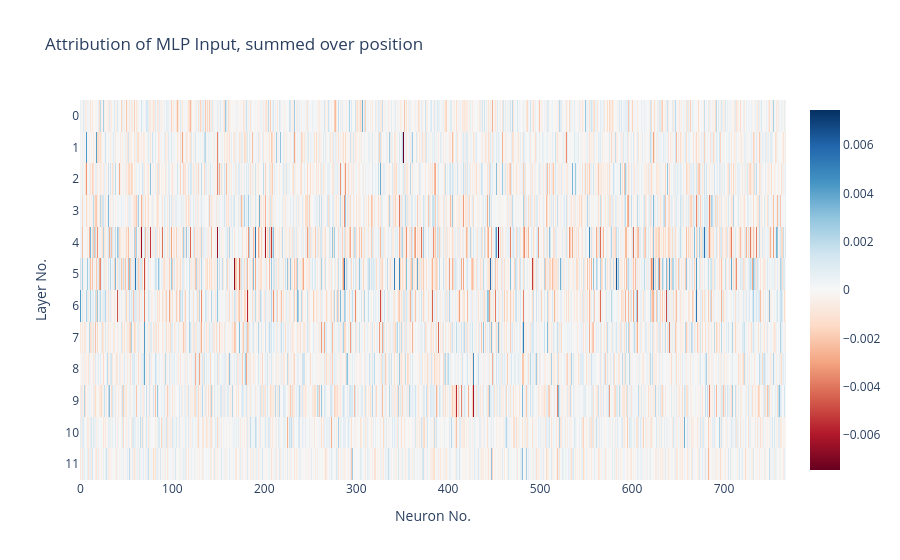
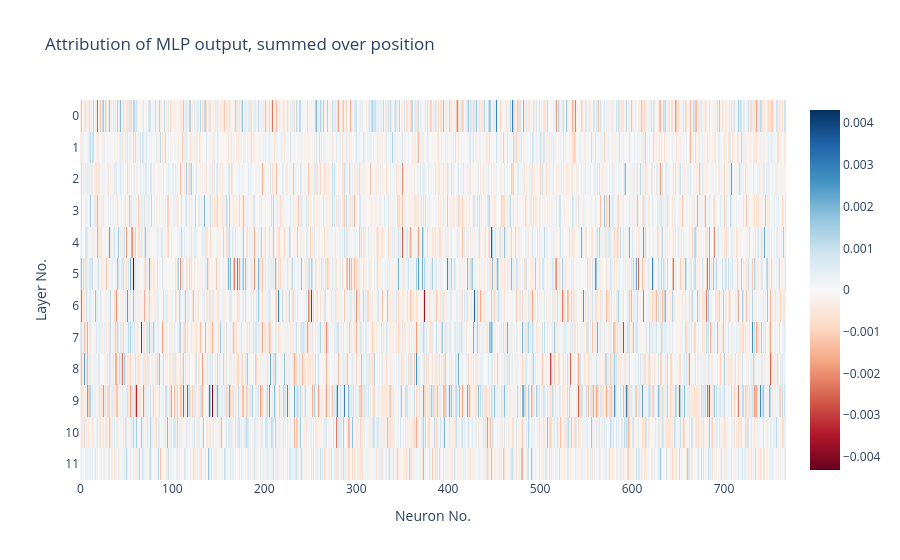
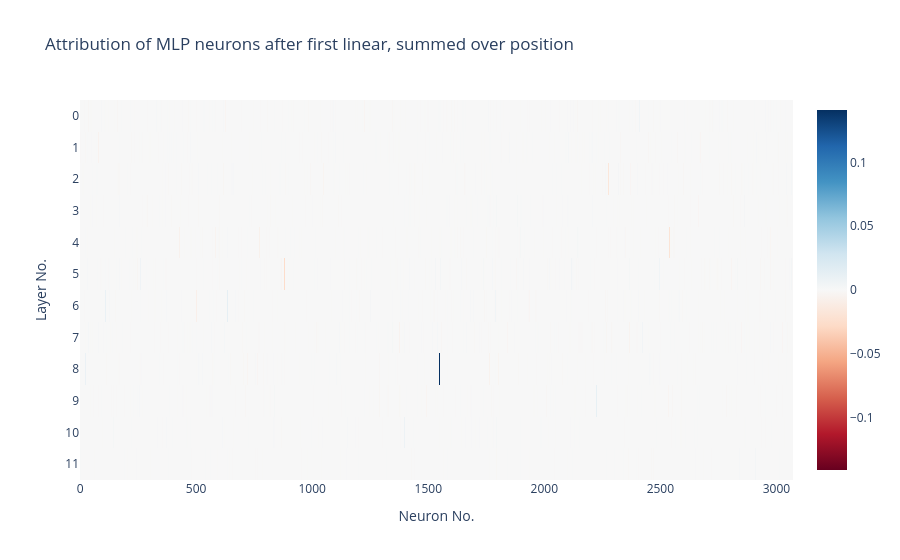
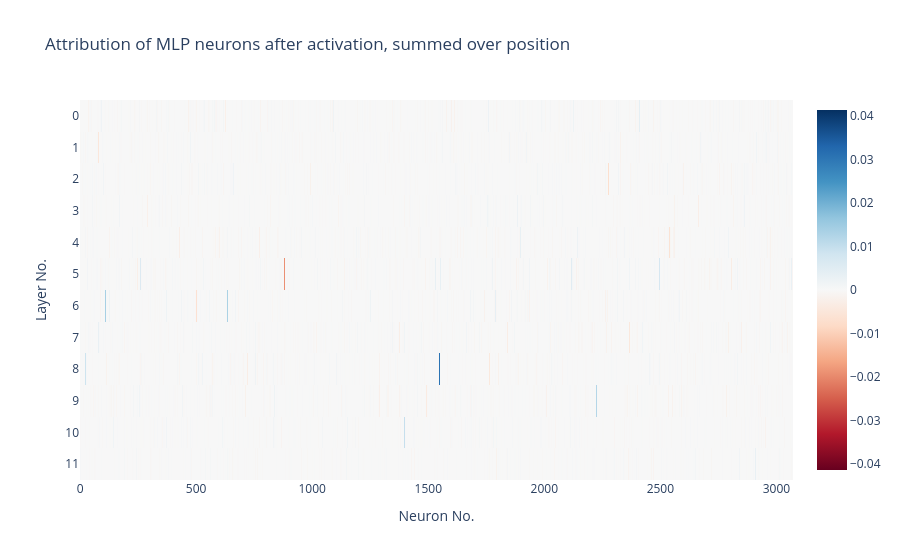

The cell these charts' notebook holds for them, in order:
### Markdown cell above
### Experiment No.1 - sum over pos

### Code cell
def stack_mlp_from_cache(cache, activation_name: Literal["mlp_in", "mlp_out", "pre", "post"]):
    stacked_mlp_vectors = torch.stack(
        [cache[activation_name, l] for l in range(model.cfg.n_layers)], dim=0
    )

    return stacked_mlp_vectors


def attr_patch_mlp_sumOverPos(clean_cache, corrupted_cache, grad_cache, activation_name: Literal["mlp_in", "mlp_out", "pre", "post"]):
    labels = [str(i) for i in range(model.cfg.n_layers)]

    clean_act = stack_mlp_from_cache(clean_cache, activation_name)
    corrupted_act = stack_mlp_from_cache(corrupted_cache, activation_name)
    grad_vector = stack_mlp_from_cache(grad_cache, activation_name)

    attribution_vector = einops.reduce(
        grad_vector * (clean_act - corrupted_act),
        "layer batch pos dim -> layer dim",
        "sum"
    )

    return attribution_vector, labels

for hook_name, descriptive_name in [("mlp_in", "MLP Input"),("mlp_out", "MLP output"),("pre", "MLP neurons after first linear"),("post", "MLP neurons after activation")]:
    attr, names = attr_patch_mlp_sumOverPos(clean_cache, corrupted_cache, corrupted_grad_cache, hook_name)

    imshow(
        attr,
        y=names,
        yaxis="Layer No.",
        xaxis="Neuron No.",
        title=f"Attribution of {descriptive_name}, summed over position"
    )

### Figure 1 — Plotly figure (JSON) as saved in the notebook; plotly's stock layout.template omitted (floating-point values rounded to 4 significant figures; data arrays with more than 128 entries replaced by an {"elided": "..."} marker saying what was removed)
{"data": [{"coloraxis": "coloraxis", "hovertemplate": "x: %{x}<br>y: %{y}<br>color: %{z}<extra></extra>", "name": "0", "type": "heatmap", "xaxis": "x", "y": ["0", "1", "2", "3", "4", "5", "6", "7", "8", "9", "10", "11"], "yaxis": "y", "z": {"elided": "12x768 float values"}}], "layout": {"coloraxis": {"cmid": 0, "colorscale": [[0, "rgb(103,0,31)"], [0.1, "rgb(178,24,43)"], [0.2, "rgb(214,96,77)"], [0.3, "rgb(244,165,130)"], [0.4, "rgb(253,219,199)"], [0.5, "rgb(247,247,247)"], [0.6, "rgb(209,229,240)"], [0.7, "rgb(146,197,222)"], [0.8, "rgb(67,147,195)"], [0.9, "rgb(33,102,172)"], [1, "rgb(5,48,97)"]]}, "title": {"text": "Attribution of MLP Input, summed over position"}, "xaxis": {"anchor": "y", "domain": [0, 1], "title": {"text": "Neuron No."}}, "yaxis": {"anchor": "x", "autorange": "reversed", "domain": [0, 1], "title": {"text": "Layer No."}}}}

### Figure 2 — Plotly figure (JSON) as saved in the notebook; plotly's stock layout.template omitted (floating-point values rounded to 4 significant figures; data arrays with more than 128 entries replaced by an {"elided": "..."} marker saying what was removed)
{"data": [{"coloraxis": "coloraxis", "hovertemplate": "x: %{x}<br>y: %{y}<br>color: %{z}<extra></extra>", "name": "0", "type": "heatmap", "xaxis": "x", "y": ["0", "1", "2", "3", "4", "5", "6", "7", "8", "9", "10", "11"], "yaxis": "y", "z": {"elided": "12x768 float values"}}], "layout": {"coloraxis": {"cmid": 0, "colorscale": [[0, "rgb(103,0,31)"], [0.1, "rgb(178,24,43)"], [0.2, "rgb(214,96,77)"], [0.3, "rgb(244,165,130)"], [0.4, "rgb(253,219,199)"], [0.5, "rgb(247,247,247)"], [0.6, "rgb(209,229,240)"], [0.7, "rgb(146,197,222)"], [0.8, "rgb(67,147,195)"], [0.9, "rgb(33,102,172)"], [1, "rgb(5,48,97)"]]}, "title": {"text": "Attribution of MLP output, summed over position"}, "xaxis": {"anchor": "y", "domain": [0, 1], "title": {"text": "Neuron No."}}, "yaxis": {"anchor": "x", "autorange": "reversed", "domain": [0, 1], "title": {"text": "Layer No."}}}}

### Figure 3 — Plotly figure (JSON) as saved in the notebook; plotly's stock layout.template omitted (floating-point values rounded to 4 significant figures; data arrays with more than 128 entries replaced by an {"elided": "..."} marker saying what was removed)
{"data": [{"coloraxis": "coloraxis", "hovertemplate": "x: %{x}<br>y: %{y}<br>color: %{z}<extra></extra>", "name": "0", "type": "heatmap", "xaxis": "x", "y": ["0", "1", "2", "3", "4", "5", "6", "7", "8", "9", "10", "11"], "yaxis": "y", "z": {"elided": "12x3072 float values"}}], "layout": {"coloraxis": {"cmid": 0, "colorscale": [[0, "rgb(103,0,31)"], [0.1, "rgb(178,24,43)"], [0.2, "rgb(214,96,77)"], [0.3, "rgb(244,165,130)"], [0.4, "rgb(253,219,199)"], [0.5, "rgb(247,247,247)"], [0.6, "rgb(209,229,240)"], [0.7, "rgb(146,197,222)"], [0.8, "rgb(67,147,195)"], [0.9, "rgb(33,102,172)"], [1, "rgb(5,48,97)"]]}, "title": {"text": "Attribution of MLP neurons after first linear, summed over position"}, "xaxis": {"anchor": "y", "domain": [0, 1], "title": {"text": "Neuron No."}}, "yaxis": {"anchor": "x", "autorange": "reversed", "domain": [0, 1], "title": {"text": "Layer No."}}}}

### Figure 4 — Plotly figure (JSON) as saved in the notebook; plotly's stock layout.template omitted (floating-point values rounded to 4 significant figures; data arrays with more than 128 entries replaced by an {"elided": "..."} marker saying what was removed)
{"data": [{"coloraxis": "coloraxis", "hovertemplate": "x: %{x}<br>y: %{y}<br>color: %{z}<extra></extra>", "name": "0", "type": "heatmap", "xaxis": "x", "y": ["0", "1", "2", "3", "4", "5", "6", "7", "8", "9", "10", "11"], "yaxis": "y", "z": {"elided": "12x3072 float values"}}], "layout": {"coloraxis": {"cmid": 0, "colorscale": [[0, "rgb(103,0,31)"], [0.1, "rgb(178,24,43)"], [0.2, "rgb(214,96,77)"], [0.3, "rgb(244,165,130)"], [0.4, "rgb(253,219,199)"], [0.5, "rgb(247,247,247)"], [0.6, "rgb(209,229,240)"], [0.7, "rgb(146,197,222)"], [0.8, "rgb(67,147,195)"], [0.9, "rgb(33,102,172)"], [1, "rgb(5,48,97)"]]}, "title": {"text": "Attribution of MLP neurons after activation, summed over position"}, "xaxis": {"anchor": "y", "domain": [0, 1], "title": {"text": "Neuron No."}}, "yaxis": {"anchor": "x", "autorange": "reversed", "domain": [0, 1], "title": {"text": "Layer No."}}}}
